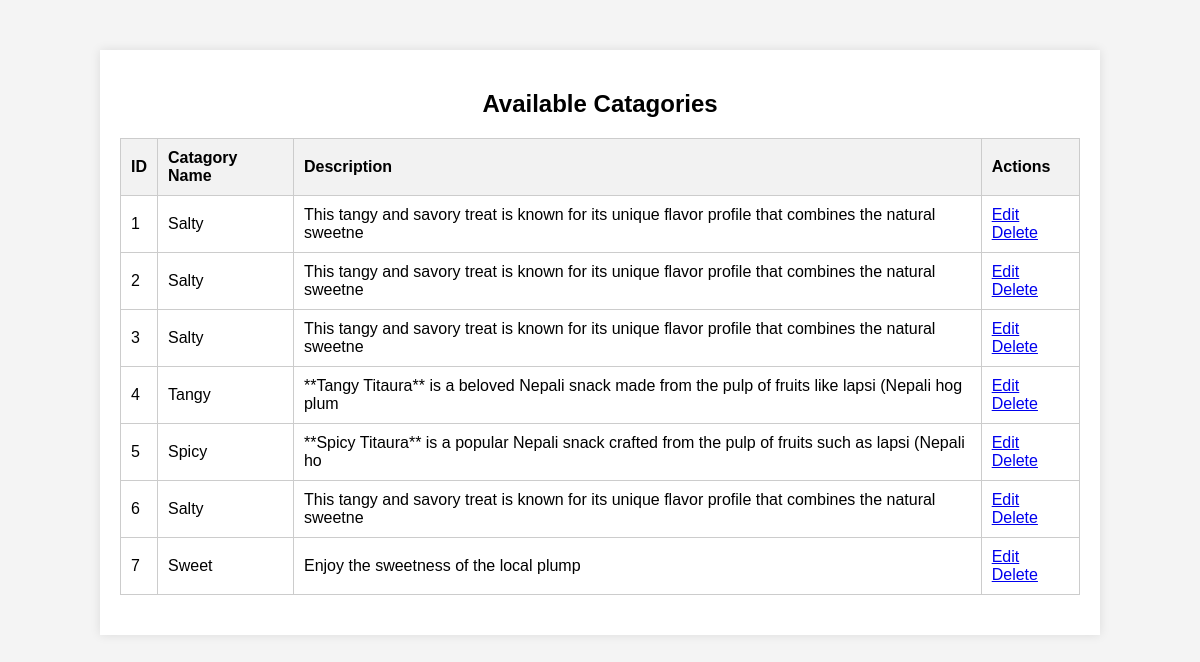
The page /view_catagories.php on the database its author committed.
### tables this page shows
CREATE TABLE `catagories` (
  `Id` int(25) NOT NULL,
  `Name` varchar(25) NOT NULL,
  `Description` varchar(100) NOT NULL
);

### view_catagories.php (the view, shortened to what this page needs)
<?php
$servername = "localhost";
$username = "root";
$password = "";
$dbname = "admin";
$conn = new mysqli($servername, $username, $password, $dbname);
$sql = "SELECT * FROM catagories";
$result = $conn->query($sql);
?>
<!DOCTYPE html>
<html lang="en">
<head>
</head>
<body>
    <div class="container">
        <h2>Available Catagories</h2>
        <?php if ($result->num_rows > 0): ?>
        <table>
            <thead>
                <tr>
                    <th>ID</th>
                    <th>Catagory Name</th>
                    <th>Description</th>
                    <th>Actions</th>
                </tr>
            </thead>
            <tbody>
                <?php while($row = $result->fetch_assoc()): ?>
                <tr>
                    <td><?php echo htmlspecialchars($row['Id']); ?></td>
                    <td><?php echo htmlspecialchars($row['Name']); ?></td>
                    <td><?php echo htmlspecialchars($row['Description']); ?></td>
                    <td>
                        <a href="edit_catagories.php?Product_name=<?php echo urlencode($row['Name']); ?>" class="btn edit-btn">Edit</a>
                        <a href="delete_catagories.php?Id=<?php echo $row['Id']; ?>" class="btn delete-btn" onclick="return confirm('Are you sure you want to delete this product?');">Delete</a>
                    </td>
                </tr>
                <?php endwhile; ?>
            </tbody>
        </table>
        <?php else: ?>
            <p>No products available.</p>
        <?php endif; ?>
    </div>
</body>
</html>

### view_catagories.php (style rules this page uses)
body { font-family: Arial, sans-serif; background-color: #f4f4f4; margin: 0; padding: 0; background-image: url("image/banner.webp"); background-size: cover; background-repeat: no-repeat; background-position: center; }
.container { width: 80%; margin: 50px auto; background-color: #fff; padding: 20px; box-shadow: 0 0 10px rgba(0, 0, 0, 0.1); }
h2 { text-align: center; margin-bottom: 20px; }
table { width: 100%; border-collapse: collapse; margin-bottom: 20px; }
table, th, td { border: 1px solid #ccc; }
th, td { padding: 10px; text-align: left; }
th { background-color: #f2f2f2; }

### rows shown on the page
catagories: Id "1", Name "Salty", Description "This tangy and savory treat is known for its unique flavor profile that combines the natural sweetne"
catagories: Id "2", Name "Salty", Description "This tangy and savory treat is known for its unique flavor profile that combines the natural sweetne"
catagories: Id "3", Name "Salty", Description "This tangy and savory treat is known for its unique flavor profile that combines the natural sweetne"
catagories: Id "4", Name "Tangy", Description "**Tangy Titaura** is a beloved Nepali snack made from the pulp of fruits like lapsi (Nepali hog plum"
catagories: Id "5", Name "Spicy", Description "**Spicy Titaura** is a popular Nepali snack crafted from the pulp of fruits such as lapsi (Nepali ho"
catagories: Id "6", Name "Salty", Description "This tangy and savory treat is known for its unique flavor profile that combines the natural sweetne"
catagories: Id "7", Name "Sweet", Description "Enjoy the sweetness of the local plump"
